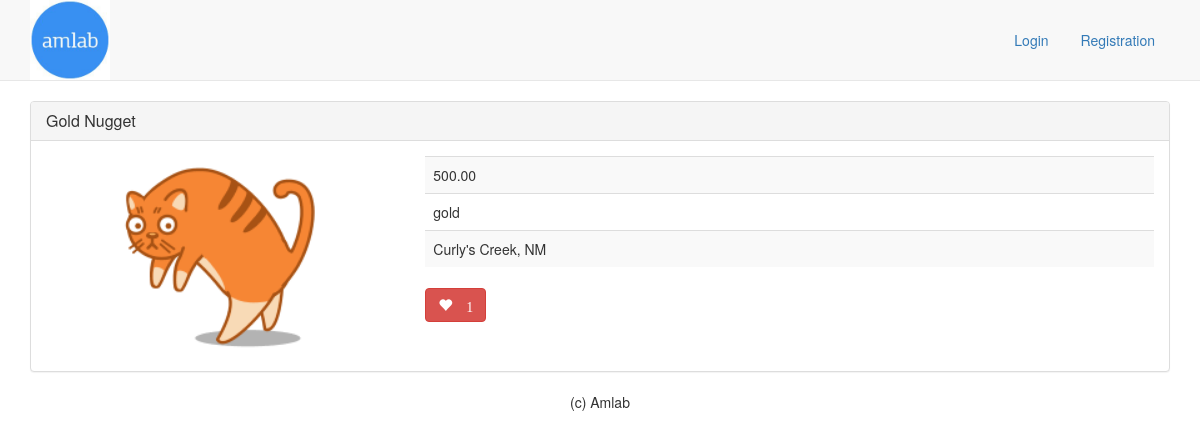
The page /4/ on the database as committed earlier.
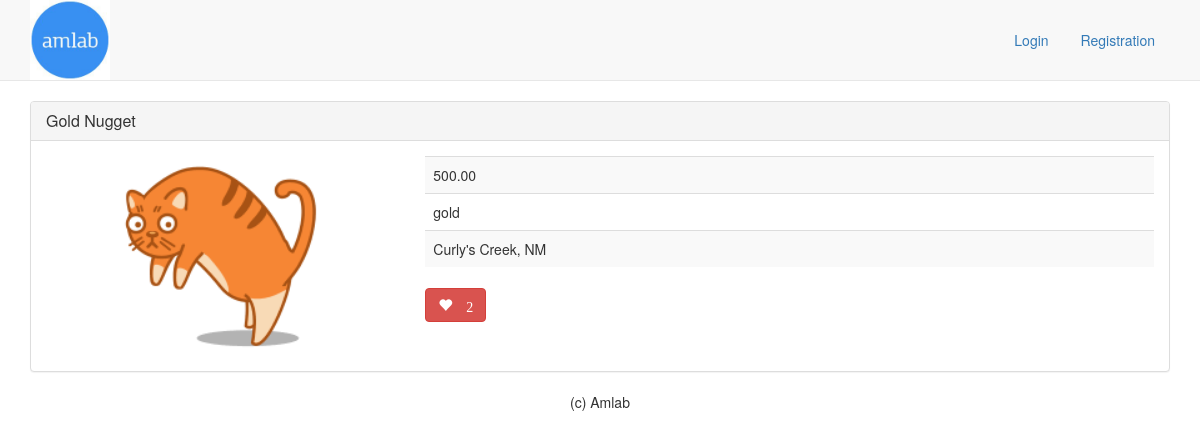
The same page on the database as committed later.
### main_app/models.py (models this page shows, shortened)
class Treasure(models.Model):
    user = models.ForeignKey(User)
    name = models.CharField(max_length=100)
    value = models.DecimalField(max_digits=10, decimal_places=2)
    material = models.CharField(max_length=100)
    location = models.CharField(max_length=100)
    image = models.ImageField(upload_to='treasure_images', default='treasure_images/default.png')
    likes = models.IntegerField(default=0)

### main_app/views.py (the view)
# urls.py: url(r'^([0-9]+)/$', views.detail, name='detail'),
def detail(request, treasure_id):
    treasure = Treasure.objects.get(id=treasure_id)
    return render(request, 'detail.html', {'treasure': treasure})

### main_app/templates/detail.html
{% extends 'base.html' %}
{% block content %}
    <div class="treasure panel panel-default">
        <div class="panel-heading">
            <h2 class="panel-title">{{ treasure.name }}</h2>
         </div>
        <div class="panel-body">
            <div class="row">
                <div class="col-md-4 text-center">
                    <img src="{{ treasure.image.url }}" height="200" />
                </div>
                <div class="col-md-8">
                    <table class="table table-striped">
                        <tr>
                            <td>{{ treasure.value}}</td>
                        </tr>
                        <tr>
                            <td>{{ treasure.material}}</td>
                        </tr>
                        <tr>
                            <td>{{ treasure.location}}</td>
                        </tr>
                    </table>
                    <button id ="likes" data-id="{{treasure.id}}"
                         class="btn btn-mini btn-danger glyphicon glyphicon-heart" type="button">
                         {% if treasure.likes > 0 %} {{ treasure.likes }} {% endif %}
                     </button>
                </div>
            </div>
        </div>
    </div>
{% endblock %}

### main_app/templates/base.html (shortened to what this page needs)
{% load staticfiles %}
<!DOCTYPE html>
<html lang="en">
<head>
    <link rel="stylesheet" href="https://maxcdn.bootstrapcdn.com/bootstrap/3.3.7/css/bootstrap.min.css">
    <link rel="stylesheet" type="text/css" href="{% static 'style.css' %}" />
</head>
<body>
    <nav class="navbar navbar-default navbar-static-top text-center">
        <div class="container">
            <div class="navbar-header">
                <a href="/">
                    <img src="{% static 'images/logo.png' %}" width="80">
                </a>
            </div>
            <ul class="nav nav-pills pull-right">
                {% if user.is_authenticated %}
                    <li><a href="{% url 'profile' user.username %}">{{ user.username }}</a></li>
                    <li><a href="{% url 'logout' %}">Logout</a></li>
                {% else %}
                    <li><a href="{% url 'login' %}">Login</a></li>
                    <li><a href="{% url 'registration' %}">Registration</a></li>
                {% endif %}
            </ul>
        </div>
    </nav>
    <main class="container" role="main">
        {% block content %}
        {% endblock %}
    </main>
    <footer class="text-center">(c) Amlab</footer>
</body>
</html>

### main_app/static/style.css (style rules this page uses)
.navbar .nav { margin: 20px 0 0; }

Rows that differ between the two databases and show on the page:
changed Treasure "Gold Nugget": likes "1" → "2"
